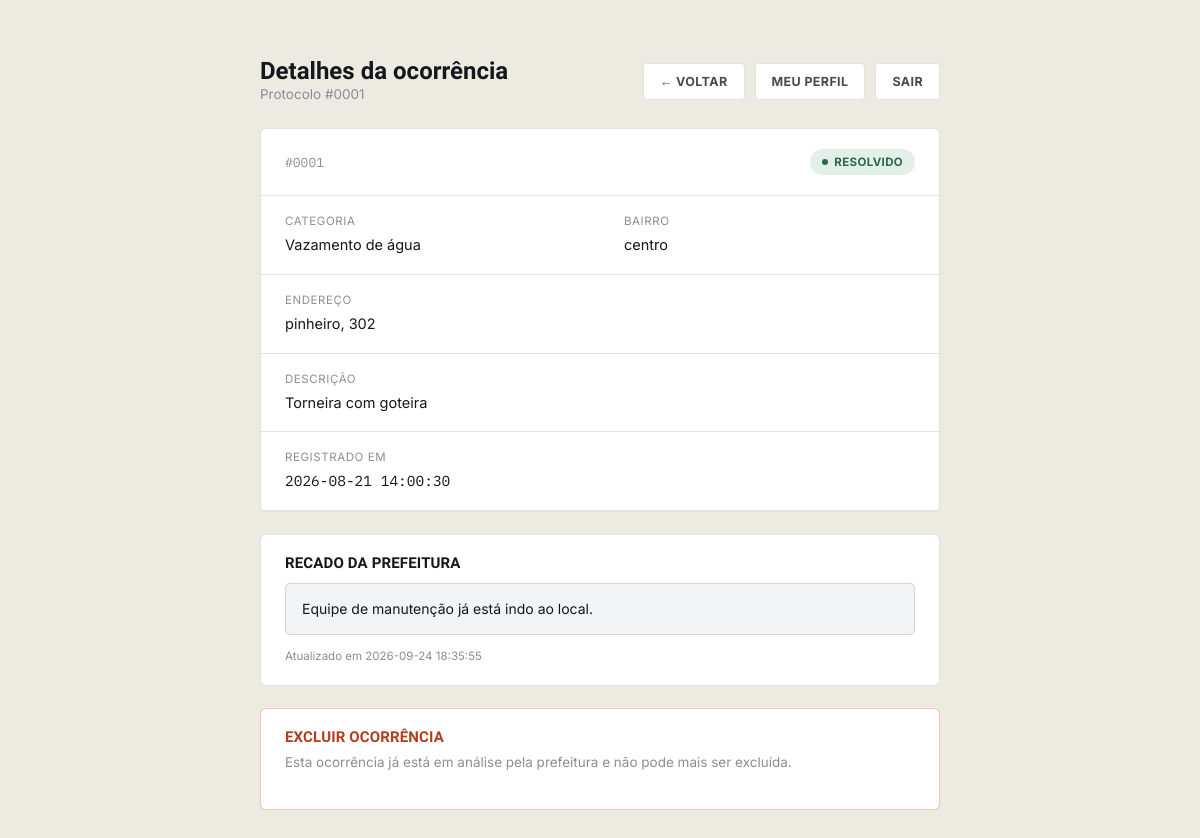
The page /php/ocorrencia.php?id=1 (signed in) on the database its author committed.
### tables this page shows
CREATE TABLE `ocorrencias` (
  `id` int(11) NOT NULL,
  `usuario_id` int(11) NOT NULL,
  `categoria` varchar(80) NOT NULL,
  `bairro` varchar(120) NOT NULL,
  `endereco` varchar(200) NOT NULL,
  `descricao` text NOT NULL,
  `foto_path` varchar(255) DEFAULT NULL,
  `status` enum('pendente','em_analise','resolvido') NOT NULL DEFAULT 'pendente',
  `recado_adm` text DEFAULT NULL,
  `recado_atualizado_em` datetime DEFAULT NULL,
  `criado_em` datetime NOT NULL DEFAULT current_timestamp()
);

### php/ocorrencia.php (the view, shortened to what this page needs)
<?php
require __DIR__ . '/config.php';
$ehAdmin = isset($_SESSION['tipo']) && $_SESSION['tipo'] === 'admin';
$voltarHref = $ehAdmin ? 'paineladm.php' : 'painel.php';
$id = isset($_GET['id']) ? (int) $_GET['id'] : 0;
$statusInfo = [
    'pendente'   => ['label' => 'Pendente',   'classe' => 'pendente'],
    'em_analise' => ['label' => 'Em análise', 'classe' => 'analise'],
    'resolvido'  => ['label' => 'Resolvido',  'classe' => 'resolvido'],
];
$stmt = $pdo->prepare('
    SELECT o.*, u.nome AS nome_cidadao, u.email AS email_cidadao
    FROM ocorrencias o
    JOIN usuarios u ON o.usuario_id = u.id
    WHERE o.id = ?
');
$stmt->execute([$id]);
$o = $stmt->fetch();
$info = $statusInfo[$o['status']];
$podeExcluir = $ehAdmin || $o['status'] === 'pendente';
?>
<!DOCTYPE html>
<html lang="pt-BR">
<head>
<link rel="stylesheet" href="../style.css">
</head>
<body style="background:var(--concrete);">
<div class="painel-wrap">
  <div class="painel-top">
    <div>
      <h1>Detalhes da ocorrência</h1>
      <div class="sub">Protocolo #<?= str_pad((string) $o['id'], 4, '0', STR_PAD_LEFT) ?></div>
    </div>
    <div class="painel-actions">
      <a class="btn-line" href="<?= htmlspecialchars($voltarHref) ?>">&larr; Voltar</a>
      <a class="btn-line" href="perfil.php">Meu perfil</a>
      <a class="btn-line" href="logout.php">Sair</a>
    </div>
  </div>
  <div class="detail-card">
    <div class="detail-head">
      <span class="proto">#<?= str_pad((string) $o['id'], 4, '0', STR_PAD_LEFT) ?></span>
      <span class="pill <?= $info['classe'] ?>"><?= $info['label'] ?></span>
    </div>
    <div class="detail-grid">
      <div class="detail-item">
        <div class="k">Categoria</div>
        <div class="v"><?= htmlspecialchars($o['categoria']) ?></div>
      </div>
      <div class="detail-item">
        <div class="k">Bairro</div>
        <div class="v"><?= htmlspecialchars($o['bairro']) ?></div>
      </div>
      <div class="detail-item full">
        <div class="k">Endereço</div>
        <div class="v"><?= htmlspecialchars($o['endereco']) ?></div>
      </div>
      <div class="detail-item full">
        <div class="k">Descrição</div>
        <div class="v"><?= nl2br(htmlspecialchars($o['descricao'])) ?></div>
      </div>
      <div class="detail-item <?= $ehAdmin ? '' : 'full' ?>">
        <div class="k">Registrado em</div>
        <div class="v mono"><?= htmlspecialchars($o['criado_em']) ?></div>
      </div>
    </div>
  </div>
  <div class="recado-box">
    <h2>Recado da prefeitura</h2>
    <?php if (!empty($o['recado_adm'])): ?>
      <div class="recado-atual"><?= nl2br(htmlspecialchars($o['recado_adm'])) ?></div>
      <?php if (!empty($o['recado_atualizado_em'])): ?>
        <div class="recado-data">Atualizado em <?= htmlspecialchars($o['recado_atualizado_em']) ?></div>
      <?php endif; ?>
    <?php elseif (!$ehAdmin): ?>
      <p class="recado-vazio">Nenhum recado deixado pela prefeitura até o momento.</p>
    <?php endif; ?>
  </div>
  <div class="excluir-box">
    <h2>Excluir ocorrência</h2>
    <?php if ($podeExcluir): ?>
      <p>
        <?= $ehAdmin
            ? 'A ocorrência será removida definitivamente do sistema, junto com a foto enviada pelo cidadão.'
            : 'Registrou por engano? Enquanto a prefeitura não começar a análise, você pode excluir esta ocorrência. A ação não pode ser desfeita.' ?>
      </p>
      <form method="POST" action="excluir.php" onsubmit="return confirm('Tem certeza que deseja excluir esta ocorrência? Essa ação não pode ser desfeita.');">
        <input type="hidden" name="id" value="<?= $o['id'] ?>">
        <button class="btn-excluir" type="submit">Excluir ocorrência</button>
      </form>
    <?php else: ?>
      <p>Esta ocorrência já está em análise pela prefeitura e não pode mais ser excluída.</p>
    <?php endif; ?>
  </div>
</div>
</body>
</html>

### style.css (style rules this page uses)
:root { --asphalt:#14181D; --asphalt-2:#1D242B; --concrete:#EDEAE1; --concrete-2:#E1DCCF; --signal:#FFC53D; --signal-2:#F2A900; --municipal:#2E4A6B; --municipal-2:#3E6591; --alert:#E85A32; --ok:#3E9C6F; --ink:#14181D; --paper:#FBF9F4; --line: rgba(20,24,29,0.12); --line-light: rgba(251,249,244,0.16); }
* { box-sizing:border-box; margin:0; padding:0; }
html { scroll-behavior:smooth; }
body { background:var(--paper); color:var(--ink); font-family:'Inter', sans-serif; -webkit-font-smoothing:antialiased; overflow-x:hidden; }
h1,h2,h3,.display { font-family:'Big Shoulders Display', sans-serif; text-transform:uppercase; letter-spacing:0.01em; line-height:0.92; }
.mono { font-family:'IBM Plex Mono', monospace; }
a { color:inherit; }
.pill { justify-self:start; font-size:11.5px; font-weight:700; text-transform:uppercase; letter-spacing:0.03em; padding:6px 12px; border-radius:20px; display:inline-flex; align-items:center; gap:6px; }
.pill::before { content:''; width:6px; height:6px; border-radius:50%; background:currentColor; }
.pill.resolvido { background:rgba(62,156,111,0.15); color:#276B49; }

### php/ocorrencia.php (style rules this page uses)
.painel-wrap { max-width:720px; margin:0 auto; padding:60px 20px; }
.painel-top { display:flex; justify-content:space-between; align-items:center; margin-bottom:26px; flex-wrap:wrap; gap:14px; }
.painel-top h1 { font-size:24px; font-weight:800; text-transform:none; letter-spacing:0; }
.painel-top .sub { font-size:13.5px; color:#8A8F96; margin-top:4px; }
.painel-actions { display:flex; gap:10px; }
.btn-line { border:1px solid var(--line); background:#fff; color:#454B52; padding:10px 16px; border-radius:4px; font-size:12.5px; font-weight:700; text-transform:uppercase; letter-spacing:0.03em; text-decoration:none; }
.detail-card { background:#fff; border:1px solid var(--line); border-radius:6px; overflow:hidden; margin-bottom:22px; }
.detail-head { padding:20px 24px; border-bottom:1px solid var(--line); display:flex; justify-content:space-between; align-items:center; gap:14px; flex-wrap:wrap; }
.detail-head .proto { font-family:'IBM Plex Mono', monospace; font-size:13px; color:#8A8F96; }
.detail-grid { display:grid; grid-template-columns:1fr 1fr; gap:0; }
.detail-item { padding:18px 24px; border-bottom:1px solid var(--line); }
.detail-item.full { grid-column:1 / -1; }
.detail-item .k { font-size:11.5px; text-transform:uppercase; letter-spacing:0.05em; color:#8A8F96; margin-bottom:6px; }
.detail-item .v { font-size:14.5px; color:var(--ink); line-height:1.5; }
.recado-box { background:#fff; border:1px solid var(--line); border-radius:6px; padding:22px 24px; margin-bottom:22px; }
.recado-box h2 { font-size:15px; font-weight:700; margin:0 0 12px; }
.recado-atual { background:rgba(46,74,107,0.06); border:1px solid rgba(46,74,107,0.18); border-radius:5px; padding:14px 16px; font-size:14px; color:var(--ink); line-height:1.55; margin-bottom:14px; white-space:pre-wrap; }
.recado-data { font-size:11.5px; color:#8A8F96; margin-top:8px; }
.excluir-box { background:#fff; border:1px solid rgba(232,90,50,0.35); border-radius:6px; padding:22px 24px; }
.excluir-box h2 { font-size:15px; font-weight:700; margin:0 0 8px; color:#B23D1F; }
.excluir-box p { font-size:13.5px; color:#8A8F96; line-height:1.55; margin:0 0 14px; }

### rows shown on the page
ocorrencias: id "0001", status "RESOLVIDO", categoria "Vazamento de água", bairro "centro", endereco "pinheiro, 302", descricao "Torneira com goteira", criado_em "2026-08-21 14:00:30", recado_adm "Equipe de manutenção já está indo ao local.", recado_atualizado_em "2026-09-24 18:35:55"
